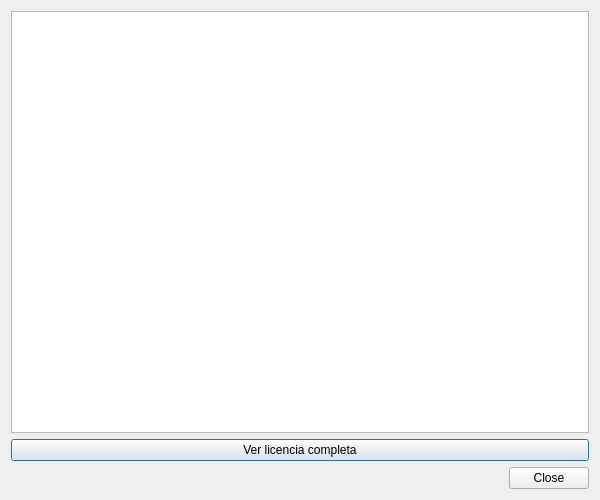
<?xml version="1.0" encoding="UTF-8"?>
<ui version="4.0">
 <class>DlgLicense</class>
 <widget class="QDialog" name="DlgLicense">
  <property name="geometry">
   <rect>
    <x>0</x>
    <y>0</y>
    <width>600</width>
    <height>500</height>
   </rect>
  </property>
  <property name="windowTitle">
   <string>Licencia de uso</string>
  </property>
  <layout class="QVBoxLayout" name="verticalLayout">
   <item>
    <widget class="QTextBrowser" name="textBrowser">
     <property name="readOnly">
      <bool>true</bool>
     </property>
     <property name="openExternalLinks">
      <bool>false</bool>
     </property>
    </widget>
   </item>
   <item>
    <widget class="QPushButton" name="btnLicenseLink">
     <property name="text">
      <string>Ver licencia completa</string>
     </property>
    </widget>
   </item>
   <item>
    <widget class="QDialogButtonBox" name="buttonBox">
     <property name="orientation">
      <enum>Qt::Horizontal</enum>
     </property>
     <property name="standardButtons">
      <set>QDialogButtonBox::Close</set>
     </property>
    </widget>
   </item>
  </layout>
 </widget>
 <resources/>
 <connections>
  <connection>
   <sender>buttonBox</sender>
   <signal>accepted()</signal>
   <receiver>DlgLicense</receiver>
   <slot>accept()</slot>
   <hints>
    <hint type="sourcelabel">
     <x>248</x>
     <y>254</y>
    </hint>
    <hint type="destinationlabel">
     <x>157</x>
     <y>274</y>
    </hint>
   </hints>
  </connection>
  <connection>
   <sender>buttonBox</sender>
   <signal>rejected()</signal>
   <receiver>DlgLicense</receiver>
   <slot>reject()</slot>
   <hints>
    <hint type="sourcelabel">
     <x>316</x>
     <y>260</y>
    </hint>
    <hint type="destinationlabel">
     <x>286</x>
     <y>274</y>
    </hint>
   </hints>
  </connection>
 </connections>
</ui>
